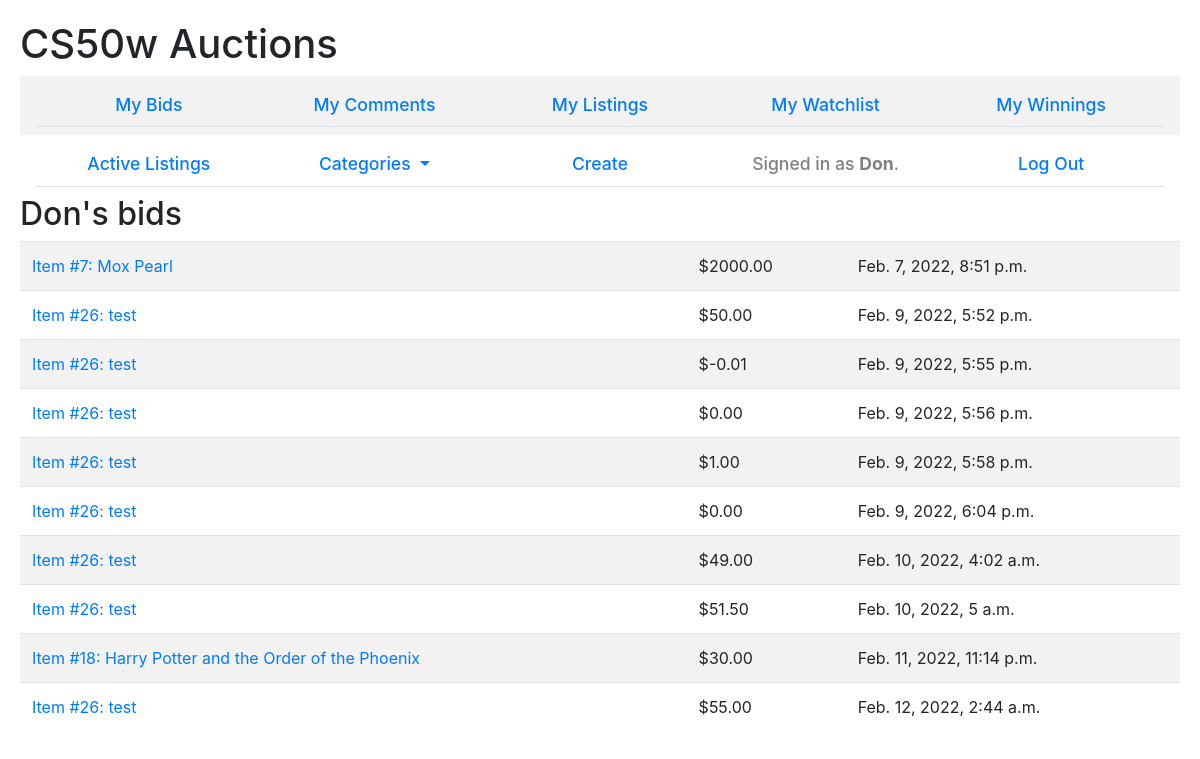
The app's page /bids (signed in) with its own data.
### auctions/models.py (models this page shows, shortened)
class User(AbstractUser):
    pass

class Bid(Model):
    bid_price = DecimalField(max_digits=9, decimal_places=2)
    bid_time = DateTimeField(auto_now_add=True)
    bidder = ForeignKey(User, on_delete=CASCADE)
    listing = ForeignKey(Listing, on_delete=CASCADE, related_name="auction")

class Listing(Model):
    CATEGORIES = (
        ("BO", "Books, Movies & Music"),
        ("CO", "Collectibles & Art"),
        ("FA", "Fashion"),
        ("OT", "Other"),
    )
    name = CharField(max_length=64)
    category = CharField(choices=CATEGORIES, max_length=2)
    description = TextField(max_length=480)
    image_url = URLField(blank=True)
    list_price = DecimalField(max_digits=9, decimal_places=2)
    is_active = BooleanField()
    lister = ForeignKey(User, on_delete=CASCADE, related_name="lister")
    winner = ForeignKey(User, on_delete=CASCADE, blank=True, null=True)

### auctions/views.py (the view)
# urls.py: path("bids", views.read_my_bids, name="bids"),
@login_required
def read_my_bids(request):
    user = User.objects.get(id=request.user.id)
    bids = Bid.objects.filter(bidder=user).exclude(listing__lister=user)
    return render(request, "auctions/bids.html",{
        "header": f"{user.username}'s bids",
        "bids": bids
    })

### auctions/context_processors.py (called while the page is built)
def add_categories_to_context(request):
    return {"categories": CATEGORIES}

### auctions/templates/auctions/bids.html
{% extends "auctions/layout.html" %}
{% block body %}
<h2>{{header|capfirst}}</h2>
{% if bids %}
<table class="table table-striped">
    {% for bid in bids %}
    <tr>
        <td><a href="{% url 'read' bid.listing.id bid.listing.name %}">Item #{{bid.listing.id}}: {{bid.listing.name}}</a></td>
        <td>${{bid.bid_price}}</td>
        <td>{{bid.bid_time}}</td>
    </tr>
    {% endfor %}
</table>
{% else %}
    <em>There are no bids to show</em>
{% endif %}
{% endblock %}

### auctions/templates/auctions/layout.html (shortened to what this page needs)
{% load static %}
<!DOCTYPE html>
<html lang="en">
<head>
    <link rel="stylesheet" href="{% static 'auctions/styles.css' %}" >
    <link rel="stylesheet" href="https://cdn.jsdelivr.net/npm/bootstrap@4.6.1/dist/css/bootstrap.min.css">
    <link rel="stylesheet" href="https://cdn.jsdelivr.net/npm/bootstrap-icons@1.8.0/font/bootstrap-icons.css">
</head>
<body>
    <h1>CS50w Auctions</h1>
    {% if user.is_authenticated %}
    <nav class="navbar navbar-light navbar-auth">
        <ul class="nav">
            <li class="nav-item">
                <a class="nav-link" href="{% url 'bids' %}">My Bids</a>
            </li>
            <li class="nav-item">
                <a class="nav-link" href="{% url 'comments' %}">My Comments</a>
            </li>
            <li class="nav-item">
                <a class="nav-link" href="{% url 'listings' %}">My Listings</a>
            </li>
            <li class="nav-item">
                <a class="nav-link" href="{% url 'watchlist' %}">My Watchlist</a>
            </li>
            <li class="nav-item">
                <a class="nav-link" href="{% url 'winnings' %}">My Winnings</a>
            </li>
        </ul>
    </nav>
    {% endif %}
    <nav class="navbar navbar-light">
        <ul class="nav">
            <li class="nav-item">
                <a class="nav-link" href="{% url 'index' %}">Active Listings</a>
            </li>
            <li class="nav-item dropdown">
                <a class="nav-link dropdown-toggle" href="#" id="navbarDropdownMenuLink" data-toggle="dropdown" aria-haspopup="true" aria-expanded="false">
                    Categories
                </a>
            </li>
            <li class="nav-item">
                <a class="nav-link" href="{% url 'create' %}">Create</a>
            </li>
            {% if user.is_authenticated %}
            <li class="nav-item navbar-text">
                Signed in as <strong>{{ user.username|capfirst }}</strong>.
            </li>
            <li class="nav-item">
                <a class="nav-link" href="{% url 'logout' %}">Log Out</a>
            </li>
            {% endif %}
    </ul>
    </nav>
    {% block body %}
    {% endblock %}
</body>
</html>

### auctions/static/auctions/styles.css (style rules this page uses)
body { padding: 20px; }
.navbar-auth { background-color: rgba(0, 0, 0, 0.05); }
.nav { width: 100%; border-bottom: 1px solid #dee2e6; }
.nav-item { float: left; width: 20%; text-align: center; font-size: 1.1rem; font-weight: 500; }
table td { padding: 0.75rem; vertical-align: middle; }

### records on screen
User: username "Don"
Bid: listing.id "7", listing.name "Mox Pearl", bid_price "2000.00", bid_time "Feb. 7, 2022, 8:51 p.m."
Bid: listing.id "26", listing.name "test", bid_price "50.00", bid_time "Feb. 9, 2022, 5:52 p.m."
Bid: listing.id "26", listing.name "test", bid_price "-0.01", bid_time "Feb. 9, 2022, 5:55 p.m."
Bid: listing.id "26", listing.name "test", bid_price "0.00", bid_time "Feb. 9, 2022, 5:56 p.m."
Bid: listing.id "26", listing.name "test", bid_price "1.00", bid_time "Feb. 9, 2022, 5:58 p.m."
Bid: listing.id "26", listing.name "test", bid_price "0.00", bid_time "Feb. 9, 2022, 6:04 p.m."
Bid: listing.id "26", listing.name "test", bid_price "49.00", bid_time "Feb. 10, 2022, 4:02 a.m."
Bid: listing.id "26", listing.name "test", bid_price "51.50", bid_time "Feb. 10, 2022, 5 a.m."
Bid: listing.id "18", listing.name "Harry Potter and the Order of the Phoenix", bid_price "30.00", bid_time "Feb. 11, 2022, 11:14 p.m."
Bid: listing.id "26", listing.name "test", bid_price "55.00", bid_time "Feb. 12, 2022, 2:44 a.m."

### other values on screen
{{ header|capfirst }} "Don's bids"
